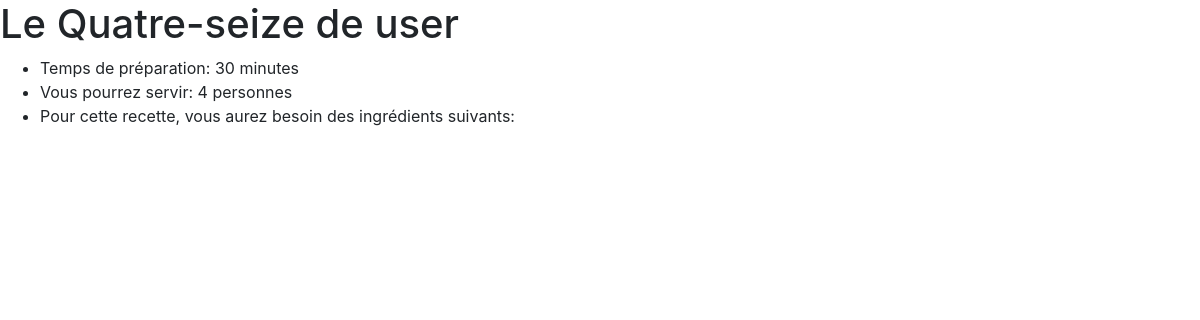
/recettes/16, run on the app's committed database.
### recette/models.py (models this page shows)
class Recette(models.Model):
    user = models.ForeignKey('auth.User', on_delete=models.CASCADE)
    nom = models.CharField(max_length=50)
    duree = models.IntegerField()
    nb_parts = models.IntegerField()
    ingredients = models.ManyToManyField('Ingredient', through='IngredientRecette')
    def __str__(self):
        return self.nom

### recette/views.py (the view)
# urls.py: path('', include('recette.urls')),
def recette(request, id):
    recette = Recette.objects.get(id=id)
    ingredientsrecette = IngredientRecette.objects.filter(recette_id=id)
    return render(request, 'recette/recette.html', {'recette': recette, 'ingredientsrecette': ingredientsrecette})

### recette/templates/recette/recette.html (shortened to what this page needs)
<!DOCTYPE html>
<html>
  <head>
      <link rel="stylesheet" href="https://maxcdn.bootstrapcdn.com/bootstrap/4.0.0/css/bootstrap.min.css">
  </head>
  <body>
    <h1>Le {{ recette.nom }} de {{ recette.user }}</h1>
    <ul>
      <li>Temps de préparation: {{recette.duree}} minutes </li>
      <li>Vous pourrez servir: {{recette.nb_parts}} personnes </li>
      <li>
        Pour cette recette, vous aurez besoin des ingrédients suivants:
      </li>
    </ul>
  </body>
</html>

### data on the page
Recette: nom "Quatre-seize", user "user", duree "30", nb_parts "4"
